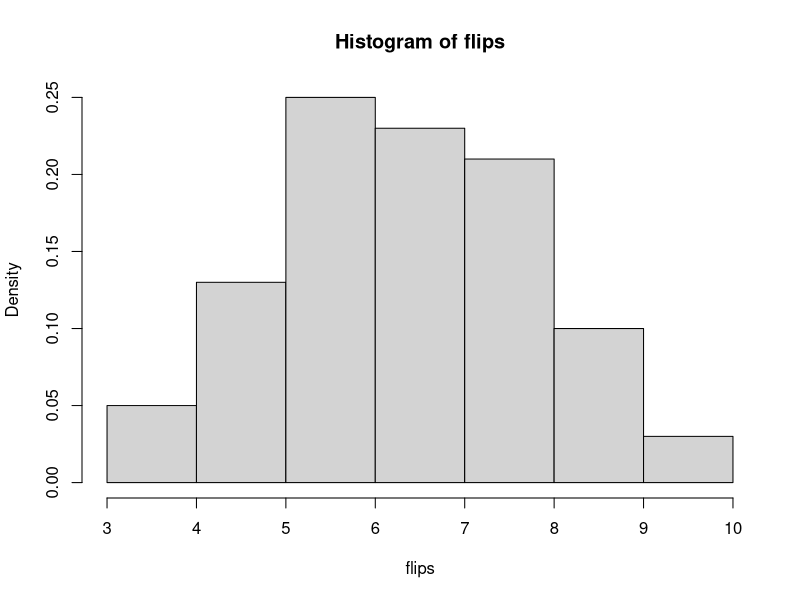
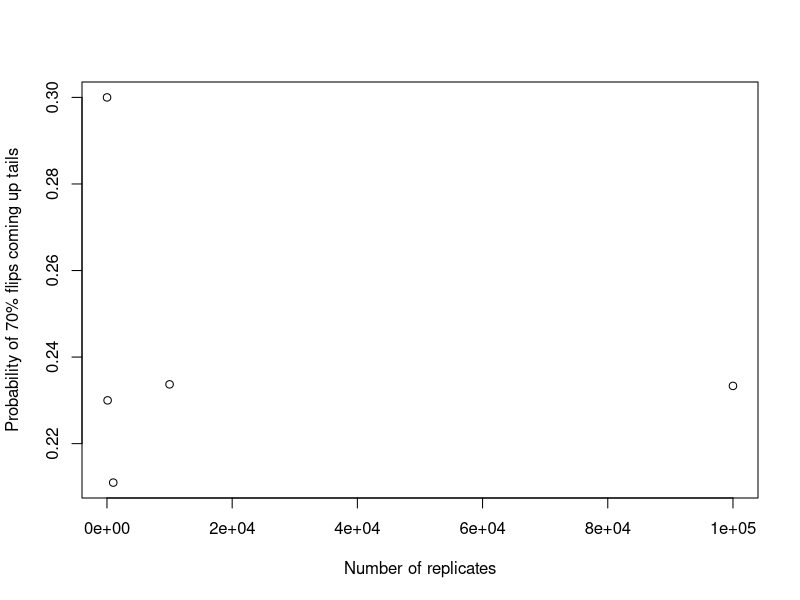
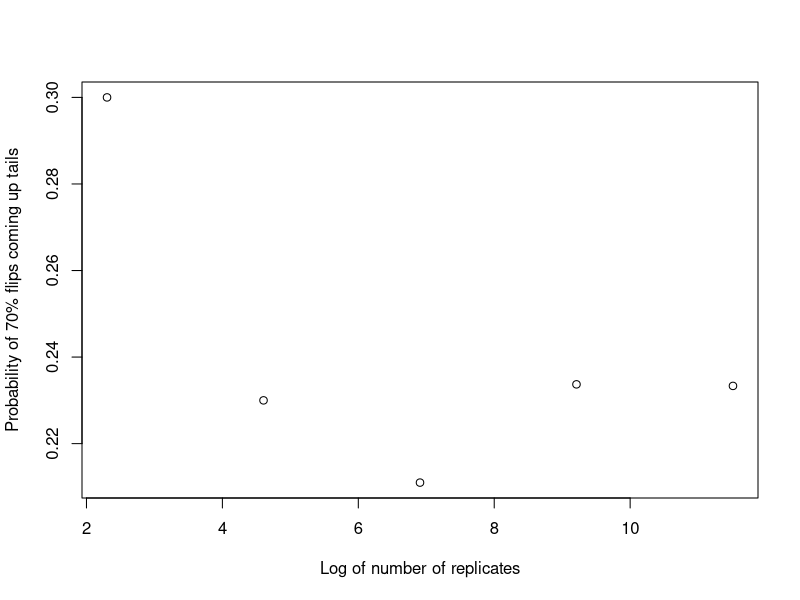

Source code (R) for these figures, in order:
## ---- chunk 1
rbinom(10, 1, .7)
## ---- chunk 2
flips<-rbinom(100, 10, 0.7)

prop.table(table(flips))

#Could also use table(flips)/100 to get the table
## ---- chunk 3
hist(flips, freq=F)
## ---- chunk 4
dbinom(2, 10, 0.3) 
#Note that the word problem lists the probability of getting tails
## ---- chunk 5
mean(rbinom(10000, 10, 0.3)==2)
## ---- chunk 6
1-pbinom(4, 10, 0.3)
##Note that we have to subtract from 1 to get the right range
## ---- chunk 7
mean(rbinom(10000, 10, 0.3)>= 5)
## ---- chunk 8
r10<-mean(rbinom(10, 10, 0.3)==2)
r100<-mean(rbinom(100, 10, 0.3)==2)
r1000<-mean(rbinom(1000, 10, 0.3)==2)
r10000<-mean(rbinom(10000, 10, 0.3)==2)
r100000<-mean(rbinom(100000, 10, 0.3)==2)

r<-c(r10, r100, r1000, r10000, r100000)
n<-c(10, 100, 1000, 10000, 100000)

plot(n, r, xlab="Number of replicates", ylab="Probability of 70% flips coming up tails")
## ---- chunk 9
plot(log(n), r, xlab="Log of number of replicates", ylab="Probability of 70% flips coming up tails")
